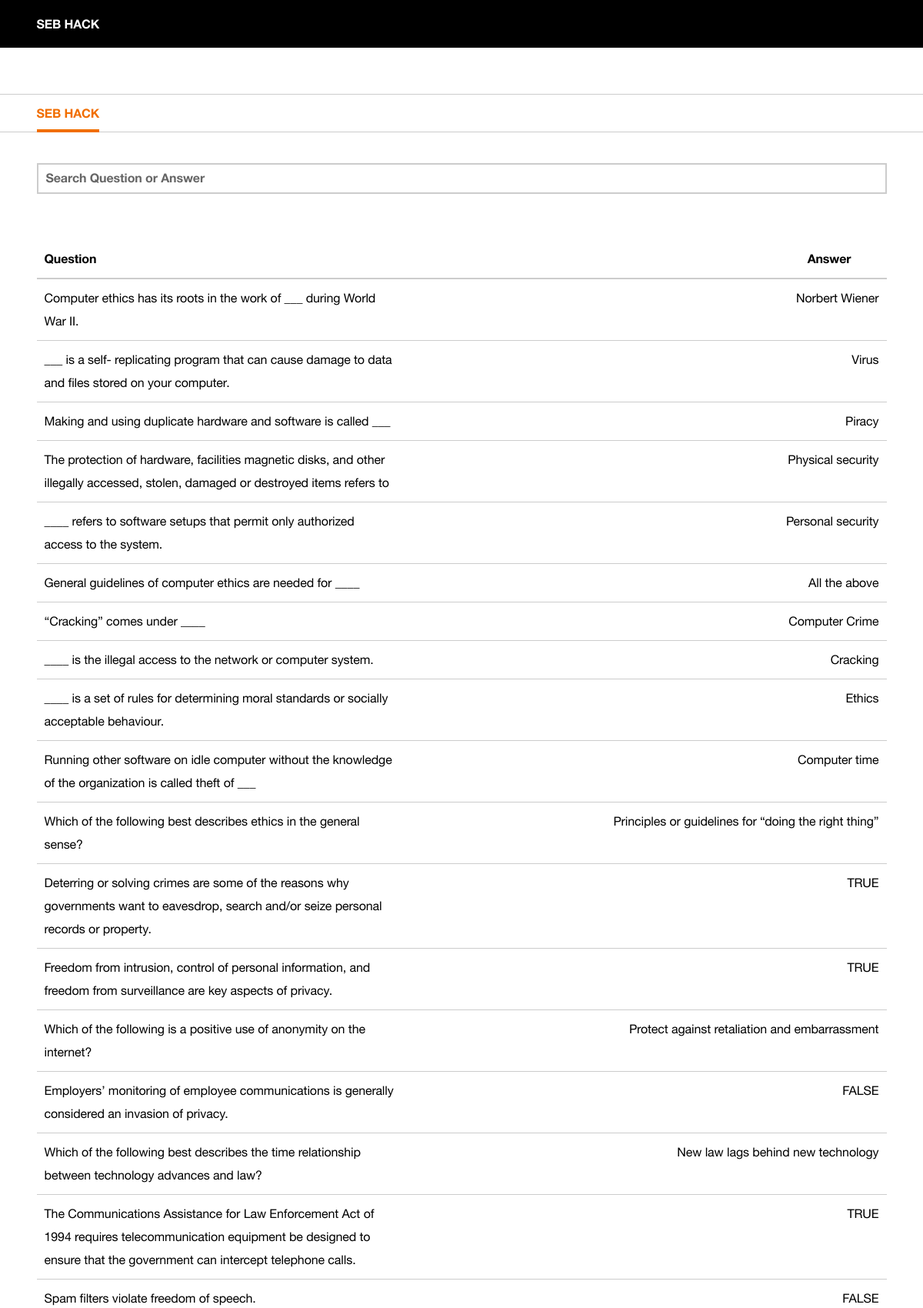
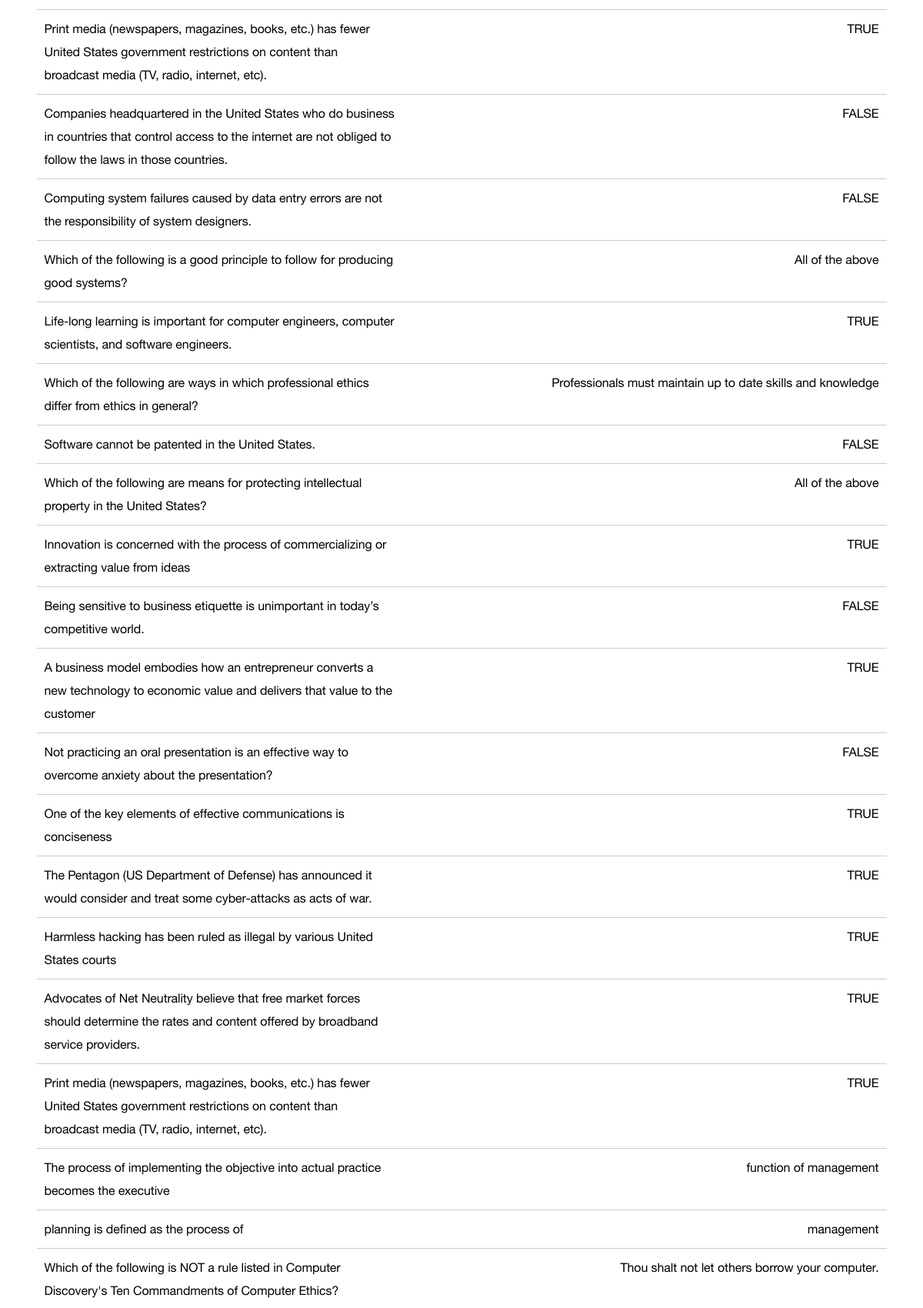
The page / (upper part) on the database its author committed (2 pictures, top to bottom).
### App.py (models this page shows)
class MCQS(db.Model):
    id = db.Column(db.Integer, unique=True, nullable=False, primary_key=True)
    answer = db.Column(db.String(40), unique=False, nullable=False)
    question = db.Column(db.String(40), unique=False, nullable=False)

### App.py (the view)
@myApp.route('/')
def home():
    data=MCQS.query.all()
    return render_template("index.html" ,data=data)

### templates/index.html (shortened to what this page needs)
<!DOCTYPE html>
<html lang="en" class="h-100">
<head>
    <link href="../static/css/../static/css/orangeHelvetica.min.css" rel="stylesheet">
    <link href="../static/css/orangeIcons.min.css" rel="stylesheet">
    <link href="../static/css/boosted.min.css" rel="stylesheet" />
    <link href="../static/css/example.css" rel="stylesheet">
</head>
<body class="d-flex flex-column h-100">
    <header role="banner">
        <nav role="navigation" class="navbar navbar-dark bg-dark navbar-expand-md" aria-label="Main navigation">
            <div class="container-fluid">
                <a class="navbar-brand" href="#">
                    SEB HACK
                </a>
            </div>
        </nav>
    </header>
    <main role="main" id="content" class="my-5">
        <div id="localContainer" class="o-nav-local navbar-light">
            <nav role="navigation" class="container-fluid" aria-label="News categories navigation">
                <ul class="nav">
                    <li class="nav-item">
                        <a class="nav-link active" aria-current="page" href="#">SEB HACK</a>
                    </li>
                </ul>
            </nav>
        </div>
        <div class="container-fluid">
            <div class="">
                <input class="form-control mr-sm-2" type="text" placeholder="Search Question or Answer" id="myInput" aria-label="Search">
                <table id="news-table" class="table tablesorter mt-5 mb-5">
                    <thead class="cf">
                        <tr>
                            <th scope="col" class="header">Question</th>
                            <th scope="col" class="header float-right">Answer</th>
                        </tr>
                    </thead>
                    <tbody>
                        {% for c in data %}
                        <tr>
                            <td class="align-middle" style="cursor: pointer;">
                                {{c["answer"]}}
                            </td>
                            <td class="align-middle float-right" style="cursor: pointer;">
                                {{c["question"]}}
                            </td>
                        </tr>
                        {% endfor %}
                    </tbody>
                </table>
            </div>
    </main>
</body>
</html>

### rows shown on the page
MCQS: answer "Computer ethics has its roots in the work of ___ during World War II.", question "Norbert Wiener"
MCQS: answer "___ is a self- replicating program that can cause damage to data and files stored on your computer.", question "Virus"
MCQS: answer "Making and using duplicate hardware and software is called ___", question "Piracy"
MCQS: answer "The protection of hardware, facilities magnetic disks, and other illegally accessed, stolen, damaged or destroyed items refers to", question "Physical security"
MCQS: answer "____ refers to software setups that permit only authorized access to the system.", question "Personal security"
MCQS: answer "General guidelines of computer ethics are needed for ____", question "All the above"
MCQS: answer "“Cracking” comes under ____", question "Computer Crime"
MCQS: answer "____ is the illegal access to the network or computer system.", question "Cracking"
MCQS: answer "____ is a set of rules for determining moral standards or socially acceptable behaviour.", question "Ethics"
MCQS: answer "Running other software on idle computer without the knowledge of the organization is called theft of ___", question "Computer time"
MCQS: answer "Which of the following best describes ethics in the general sense?", question "Principles or guidelines for “doing the right thing”"
MCQS: answer "Deterring or solving crimes are some of the reasons why governments want to eavesdrop, search and/or seize personal records or property.", question "TRUE"
MCQS: answer "Freedom from intrusion, control of personal information, and freedom from surveillance are key aspects of privacy.", question "TRUE"
MCQS: answer "Which of the following is a positive use of anonymity on the internet?", question "Protect against retaliation and embarrassment"
MCQS: answer "Employers’ monitoring of employee communications is generally considered an invasion of privacy.", question "FALSE"
MCQS: answer "Which of the following best describes the time relationship between technology advances and law?", question "New law lags behind new technology"
MCQS: answer "The Communications Assistance for Law Enforcement Act of 1994 requires telecommunication equipment be designed to ensure that the government can intercept telephone calls.", question "TRUE"
MCQS: answer "Spam filters violate freedom of speech.", question "FALSE"
MCQS: answer "Print media (newspapers, magazines, books, etc.) has fewer United States government restrictions on content than broadcast media (TV, radio, internet, etc).", question "TRUE"
MCQS: answer "Companies headquartered in the United States who do business in countries that control access to the internet are not obliged to follow the laws in those countries.", question "FALSE"
MCQS: answer "Computing system failures caused by data entry errors are not the responsibility of system designers.", question "FALSE"
MCQS: answer "Which of the following is a good principle to follow for producing good systems?", question "All of the above"
MCQS: answer "Life-long learning is important for computer engineers, computer scientists, and software engineers.", question "TRUE"
MCQS: answer "Which of the following are ways in which professional ethics differ from ethics in general?", question "Professionals must maintain up to date skills and knowledge"
MCQS: answer "Software cannot be patented in the United States.", question "FALSE"
MCQS: answer "Which of the following are means for protecting intellectual property in the United States?", question "All of the above"
MCQS: answer "Innovation is concerned with the process of commercializing or extracting value from ideas", question "TRUE"
MCQS: answer "Being sensitive to business etiquette is unimportant in today’s competitive world.", question "FALSE"
MCQS: answer "A business model embodies how an entrepreneur converts a new technology to economic value and delivers that value to the customer", question "TRUE"
MCQS: answer "Not practicing an oral presentation is an effective way to overcome anxiety about the presentation?", question "FALSE"
MCQS: answer "One of the key elements of effective communications is conciseness", question "TRUE"
MCQS: answer "The Pentagon (US Department of Defense) has announced it would consider and treat some cyber-attacks as acts of war.", question "TRUE"
MCQS: answer "Harmless hacking has been ruled as illegal by various United States courts", question "TRUE"
MCQS: answer "Advocates of Net Neutrality believe that free market forces should determine the rates and content offered by broadband service providers.", question "TRUE"
MCQS: answer "Print media (newspapers, magazines, books, etc.) has fewer United States government restrictions on content than broadcast media (TV, radio, internet, etc).", question "TRUE"
MCQS: answer "The process of implementing the objective into actual practice becomes the executive", question "function of management"
MCQS: answer "planning is defined as the process of", question "management"
MCQS: answer "Which of the following is NOT a rule listed in Computer Discovery's Ten Commandments of Computer Ethics?", question "Thou shalt not let others borrow your computer."
